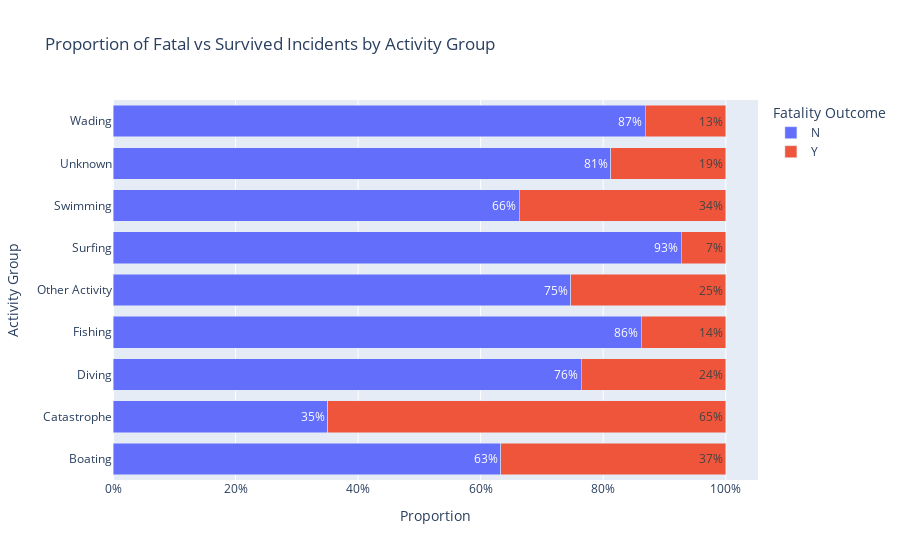

The notebook cell saved with this chart:
### Markdown cell above
#### 1. Relationship between activity group and victim fatality

### Code cell
from utils import clean_fatal_column
df = clean_fatal_column(df)

# Calculate proportions
activity_fatal = (
    df.groupby("Activity_group")["Fatal Y/N"]
    .value_counts(normalize=True)
    .rename("Proportion")
    .reset_index()
)

# Extract only fatal proportions for sorting
fatal_order = (
    activity_fatal[activity_fatal["Fatal Y/N"] == "Did not survive"]
    .sort_values("Proportion", ascending=False)["Activity_group"]
)

# Create the horizontal stacked bar chart, sorted by fatality proportion
fig = px.bar(
    activity_fatal,
    y="Activity_group", 
    x="Proportion",
    color="Fatal Y/N",
    barmode="stack",
    category_orders={"Activity_group": fatal_order.tolist()},
    text=activity_fatal["Proportion"].apply(lambda x: f"{x:.0%}"),
    title="Proportion of Fatal vs Survived Incidents by Activity Group",
    labels={
        "Activity_group": "Activity Group",
        "Proportion": "Proportion",
        "Fatal Y/N": "Outcome",
    },
    orientation='h'
)

# Layout adjustments
fig.update_traces(textposition="inside")
fig.update_layout(
    yaxis_tickangle=0, 
    xaxis_tickformat=".0%",
    legend_title="Fatality Outcome",
    bargap=0.25,
)

fig.show()

### Figure 1 — Plotly figure (JSON) as saved in the notebook; plotly's stock layout.template omitted (floating-point values rounded to 4 significant figures)
{"data": [{"alignmentgroup": "True", "hovertemplate": "Outcome=N<br>Proportion=%{x}<br>Activity Group=%{y}<br>text=%{text}<extra></extra>", "legendgroup": "N", "marker": {"color": "#636efa", "pattern": {"shape": ""}}, "name": "N", "offsetgroup": "N", "orientation": "h", "showlegend": true, "text": ["63%", "35%", "76%", "86%", "75%", "93%", "66%", "81%", "87%"], "textposition": "inside", "type": "bar", "x": [0.6325, 0.3506, 0.7641, 0.8618, 0.747, 0.9273, 0.6629, 0.812, 0.8682], "xaxis": "x", "y": ["Boating", "Catastrophe", "Diving", "Fishing", "Other Activity", "Surfing", "Swimming", "Unknown", "Wading"], "yaxis": "y"}, {"alignmentgroup": "True", "hovertemplate": "Outcome=Y<br>Proportion=%{x}<br>Activity Group=%{y}<br>text=%{text}<extra></extra>", "legendgroup": "Y", "marker": {"color": "#EF553B", "pattern": {"shape": ""}}, "name": "Y", "offsetgroup": "Y", "orientation": "h", "showlegend": true, "text": ["37%", "65%", "24%", "14%", "25%", "7%", "34%", "19%", "13%"], "textposition": "inside", "type": "bar", "x": [0.3675, 0.6494, 0.2359, 0.1382, 0.253, 0.07269, 0.3371, 0.188, 0.1318], "xaxis": "x", "y": ["Boating", "Catastrophe", "Diving", "Fishing", "Other Activity", "Surfing", "Swimming", "Unknown", "Wading"], "yaxis": "y"}], "layout": {"bargap": 0.25, "barmode": "stack", "legend": {"title": {"text": "Fatality Outcome"}, "tracegroupgap": 0}, "title": {"text": "Proportion of Fatal vs Survived Incidents by Activity Group"}, "xaxis": {"anchor": "y", "domain": [0, 1], "tickformat": ".0%", "title": {"text": "Proportion"}}, "yaxis": {"anchor": "x", "categoryarray": [], "categoryorder": "array", "domain": [0, 1], "tickangle": 0, "title": {"text": "Activity Group"}}}}
